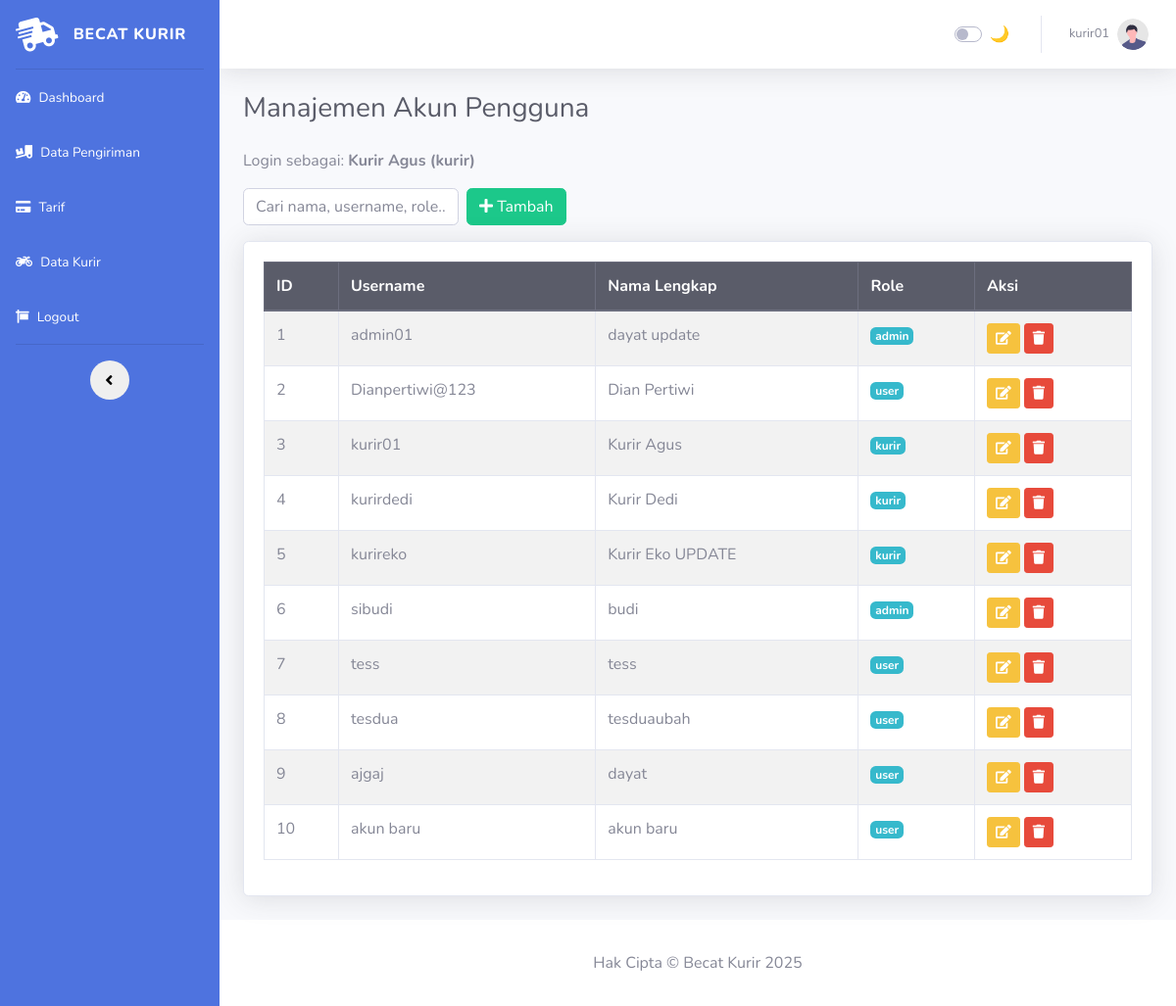
/admin-kurir/akun.php (signed in), run on an earlier commit of the app's database.
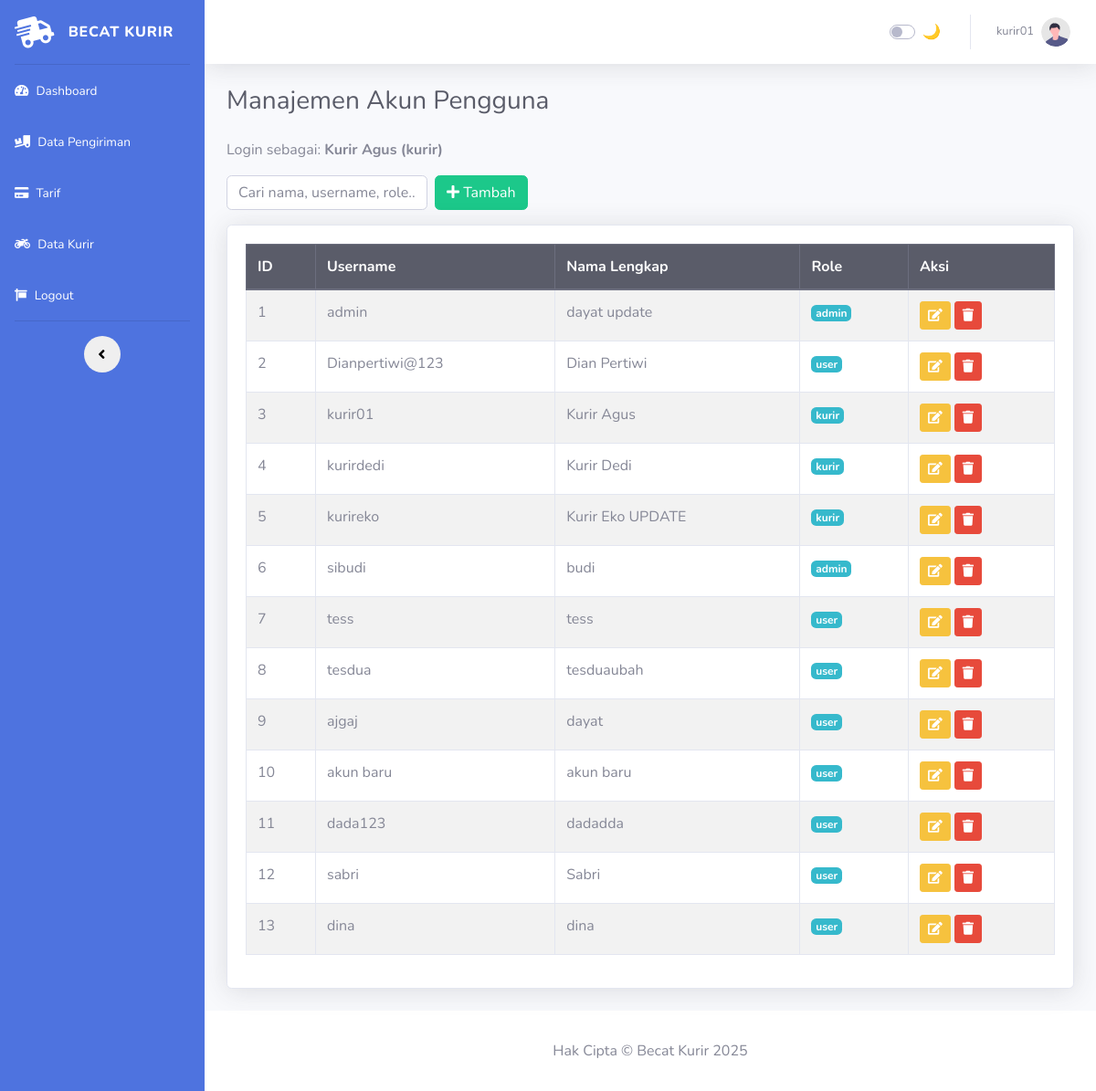
And on a later commit of the database.
### tables this page shows
CREATE TABLE `tbl_user` (
  `id_user` int NOT NULL,
  `username` varchar(20) DEFAULT NULL,
  `password` varchar(50) DEFAULT NULL,
  `role` enum('admin','kurir','user') NOT NULL DEFAULT 'user',
  `nama` varchar(30) DEFAULT NULL
);

### admin-kurir/akun.php (the view, shortened to what this page needs)
<?php
include 'config/koneksi.php';
$role = $_SESSION['level'];
$nama = $_SESSION['nama'];
$sql = "SELECT * FROM tbl_user";
$sql .= " ORDER BY id_user ASC";
$result = mysqli_query($conn, $sql);
$users = [];
while ($row = mysqli_fetch_assoc($result)) {
    $users[] = $row;
}
?>
<!DOCTYPE html>
<html lang="id">
<?php include 'head.php'; ?>
<body id="page-top">
<div id="wrapper">
<?php include 'sidebar.php'; ?>
<div id="content-wrapper" class="d-flex flex-column">
  <div id="content">
    <?php include 'navbar.php'; ?>
    <div class="container-fluid">
      <h1 class="h3 mb-4 text-gray-800">Manajemen Akun Pengguna</h1>
      <p class="text-muted mb-3">Login sebagai: <strong><?= htmlspecialchars($nama) ?> (<?= htmlspecialchars($role) ?>)</strong></p>
      <div class="form-inline mb-3">
  <input type="text" id="searchInput" class="form-control mr-7" placeholder="Cari nama, username, role...">
  <button type="button" class="btn btn-success ml-2" data-toggle="modal" data-target="#modalTambah">
    <i class="fas fa-plus"></i> Tambah
  </button>
</div>
      <div class="card shadow mb-4">
        <div class="card-body">
          <div class="table-responsive">
            <table class="table table-bordered table-striped">
              <thead class="thead-dark">
              <tr>
                <th>ID</th>
                <th>Username</th>
                <th>Nama Lengkap</th>
                <th>Role</th>
                <th>Aksi</th>
              </tr>
              </thead>
              <tbody id="dataUser">
              <?php foreach ($users as $user): ?>
              <tr>
                <td><?= $user['id_user'] ?></td>
                <td><?= htmlspecialchars($user['username']) ?></td>
                <td><?= htmlspecialchars($user['nama']) ?></td>
                <td><span class="badge badge-info"><?= $user['role'] ?></span></td>
                <td>
                  <button class="btn btn-warning btn-sm" data-toggle="modal" data-target="#modalEdit<?= $user['id_user'] ?>"><i class="fas fa-edit"></i></button>
                  <a href="proses_akun.php?hapus=<?= $user['id_user'] ?>" class="btn btn-danger btn-sm" onclick="return confirm('Yakin hapus akun ini?')"><i class="fas fa-trash"></i></a>
                </td>
              </tr>
              <?php endforeach; ?>
              </tbody>
            </table>
          </div>
        </div>
      </div>
    </div>
    <?php include 'footer.php'; ?>
  </div>
</div>
</div>
</body>
</html>

### admin-kurir/head.php (shortened to what this page needs)
<head>
    <link href="vendor/fontawesome-free/css/all.min.css" rel="stylesheet" type="text/css" />
    <link href="css/sb-admin-2.min.css" rel="stylesheet" />
</head>

### admin-kurir/sidebar.php (shortened to what this page needs)
<ul class="navbar-nav sidebar accordion" id="accordionSidebar">
    <a class="sidebar-brand d-flex align-items-center justify-content-center" href="dashboard.php">
        <div class="sidebar-brand-icon rotate-n-15">
            <i class="fas fa-shipping-fast text-white"></i>
        </div>
        <div class="sidebar-brand-text mx-3">Becat Kurir</div>
    </a>
    <hr class="sidebar-divider my-0" />
    <li class="nav-item">
        <a class="nav-link" href="dashboard.php">
            <i class="fas fa-tachometer-alt"></i>
            <span>Dashboard</span></a>
    </li>
    <li class="nav-item">
        <a class="nav-link" href="data_order.php">
            <i class="fas fa-truck-loading"></i>
            <span>Data Pengiriman</span></a>
    </li>
    <li class="nav-item">
        <a class="nav-link" href="data_tarif.php">
            <i class="fas fa-credit-card"></i>
            <span>Tarif</span></a>
    </li>
    <li class="nav-item">
        <a class="nav-link" href="data_kurir.php">
            <i class="fas fa-motorcycle"></i>
            <span>Data Kurir</span></a>
    </li>
    <li class="nav-item">
        <a class="nav-link" href="logout.php">
            <i class="fas fa-sign"></i>
            <span>Logout</span></a>
    </li>
    <hr class="sidebar-divider d-none d-md-block" />
    <div class="text-center d-none d-md-inline">
        <button class="rounded-circle border-0" id="sidebarToggle"></button>
    </div>
</ul>

### admin-kurir/navbar.php (shortened to what this page needs)
  <nav class="navbar navbar-expand navbar-light bg-white topbar mb-4 static-top shadow">
      <ul class="navbar-nav ml-auto">
          <li class="nav-item d-flex align-items-center mr-3">
  <div class="custom-control custom-switch">
    <label class="custom-control-label" for="darkModeToggle" style="cursor: pointer;">🌙</label>
  </div>
</li>
          <li class="nav-item dropdown no-arrow">
              <a class="nav-link dropdown-toggle" href="#" id="userDropdown" role="button" data-toggle="dropdown"
                  aria-haspopup="true" aria-expanded="false">
                  <span class="mr-2 d-none d-lg-inline text-gray-600 small">
                      <?= isset($_SESSION['username']) ? htmlspecialchars($_SESSION['username']) : 'Pengguna' ?>
                  </span>
                  <img class="img-profile rounded-circle" src="img/undraw_profile.svg" />
              </a>
          </li>
      </ul>
  </nav>

### admin-kurir/footer.php (shortened to what this page needs)
<footer class="sticky-footer bg-white">
    <div class="container my-auto">
        <div class="text-center my-auto">
            <span>Hak Cipta &copy; Becat Kurir 2025</span>
        </div>
    </div>
</footer>

### admin-kurir/head.php (style rules this page uses)
.sidebar { background-color: #4e73df; color: white; }
.sidebar .nav-link, .sidebar .nav-link span, .sidebar .nav-link i, .sidebar .sidebar-brand-text { color: #ffffff !important; }

What changed in the data, as far as the page shows it:
changed tbl_user "dayat update": username "admin01" → "admin"
added tbl_user: id_user "11", username "dada123", nama "dadadda", role "user"
added tbl_user: id_user "12", username "sabri", nama "Sabri", role "user"
added tbl_user: id_user "13", username "dina", nama "dina", role "user"
